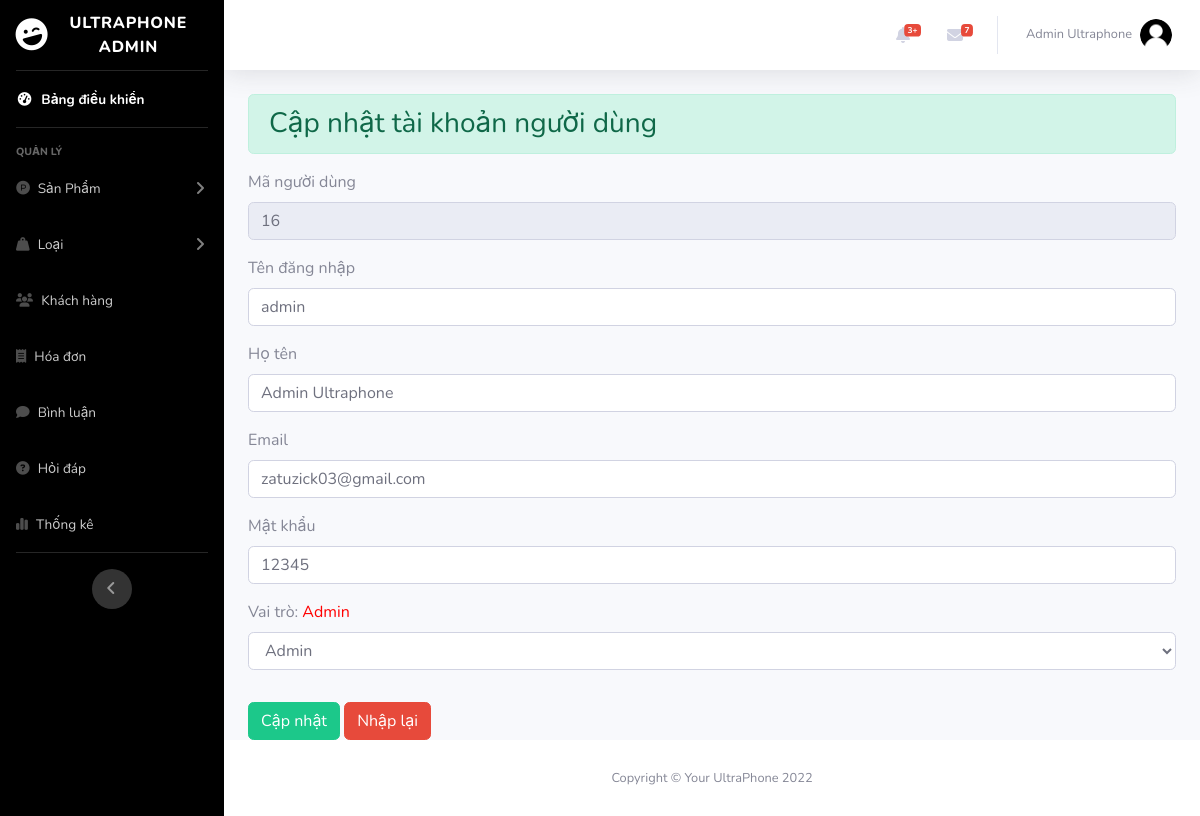
The app's page /admin/index.php?act=edit_user&id_user=16 (signed in), older data.
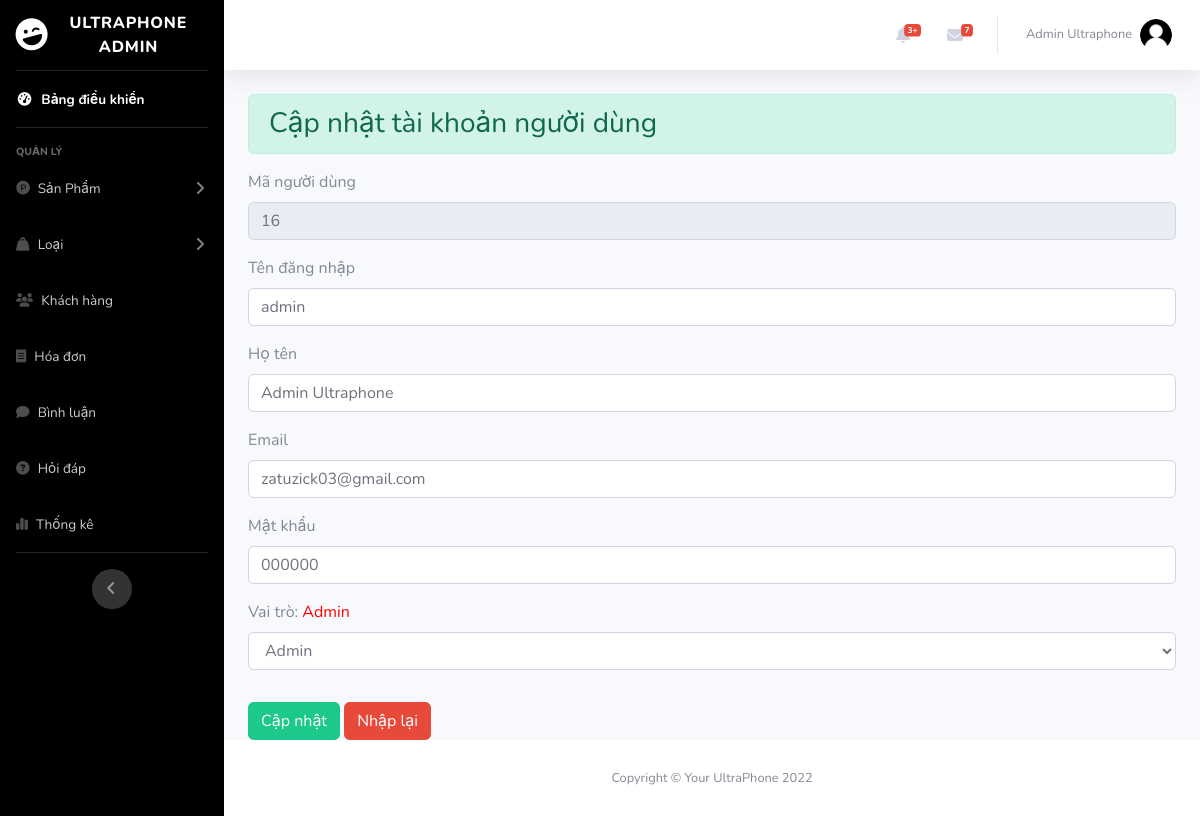
The same page, newer data.
### tables this page shows
CREATE TABLE `user` (
  `id_user` int(11) NOT NULL,
  `user_name` varchar(50) NOT NULL,
  `password` varchar(50) NOT NULL,
  `full_name` varchar(255) NOT NULL,
  `sex` tinyint(4) NOT NULL DEFAULT 0,
  `email_user` varchar(255) NOT NULL,
  `address` varchar(255) NOT NULL,
  `phone_user` varchar(25) NOT NULL,
  `img_user` varchar(255) NOT NULL,
  `register_date` date DEFAULT NULL,
  `last_login` date DEFAULT NULL,
  `role` tinyint(1) NOT NULL DEFAULT 0
);

### admin/controller/controller.php (called while the page is built)
<?php
function render($path, $data = [])
{
    extract($data);
    $view = "view/" . $path . ".php";
    include_once $view;
}

### admin/model/pdo.php (called while the page is built, shortened)
<?php
function pdo_get_connection(){
    $dburl = "mysql:host=127.0.0.1;dbname=ultraphone;charset=utf8";
    $username = 'root';
    $password = '';
    $conn = new PDO($dburl, $username, $password);
    $conn->setAttribute(PDO::ATTR_ERRMODE, PDO::ERRMODE_EXCEPTION);
    return $conn;
}
function pdo_query_one($sql){
    $sql_args = array_slice(func_get_args(), 1);
    try{
        $conn = pdo_get_connection();
        $stmt = $conn->prepare($sql);
        $stmt->execute($sql_args);
        $row = $stmt->fetch(PDO::FETCH_ASSOC);
        return $row;
    }
    catch(PDOException $e){
        throw $e;
    }
    finally{
        unset($conn);
    }
}

### admin/model/nguoidung.php (called while the page is built, shortened)
<?php
function loadone_user($id_user)
{
    $sql = "SELECT * FROM user WHERE id_user=" . $id_user;
    $user = pdo_query_one($sql);
    return $user;
}

### admin/view/update_user.php (the view, shortened to what this page needs)
<?php include_once "header.php" ?>
<body id="page-top">
  <div id="wrapper">
    <?php include_once "nav.php" ?>
    <div class="container-fluid">
      <div>
        <h3 class="alert alert-success">Cập nhật tài khoản người dùng</h3>
      </div>
      <div class="form-addcate">
        <form action="index.php?act=update_user" method="post">
          <?php if (is_array($user))
            extract($user);
          ?>
          <div class="form-group mt-3">
            <label for="formGroupExampleInput" class="font-lb">Mã người dùng</label>
            <input type="text" name="id_user" class="form-control" placeholder="Mã KH(auto increase)" value="<?= $id_user ?>" disabled>
          </div>
          <div class="form-group mt-3">
            <label for="formGroupExampleInput" class="font-lb">Tên đăng nhập</label>
            <input type="text" name="user_name" class="form-control" placeholder="Nhập tên dùng để đăng nhập" value="<?= $user_name ?>">
          </div>
          <div class="form-group mt-3">
            <label for="formGroupExampleInput" class="font-lb">Họ tên</label>
            <input type="text" name="full_name" class="form-control" placeholder="Nhập họ và tên người dùng" value="<?= $full_name ?>">
          </div>
          <div class="form-group mt-3">
            <label for="formGroupExampleInput" class="font-lb">Email</label>
            <input type="email" name="email_user" class="form-control" placeholder="Nhập email người dùng" value="<?= $email_user ?>">
          </div>
          <div class="form-group mt-3">
            <label for="formGroupExampleInput" class="font-lb">Mật khẩu</label>
            <input type="text" name="password" class="form-control" placeholder="Nhập mật khẩu muốn thay đổi" value="<?= $password ?>">
          </div>
          <div class="form-group">
            <label for="">Vai trò: <span style="color:red">
                <?php if ($role == 1) {
                  echo "Admin";
                } else {
                  echo "Thành viên";
                } ?></span></label>
            <select required class="form-control" name="role" id="">
              <?php $arr = array('0' => 'Thành Viên', '1' => 'Admin'); ?>
              <?php foreach ($arr as $key => $value) { ?>
                <option value="<?php echo $key; ?>" <?php echo $key ==  $role ? ' selected="selected"' : ''; ?>><?php echo $value; ?></option>
              <?php } ?>
            </select>
          </div>
          <div class="wrap-btn">
            <input type="submit" name="btn_update" class="btn btn-success mt-3" value="Cập nhật">
            <input type="reset" class="btn btn-danger mt-3" value="Nhập lại">
          </div>
        </form>
      </div>
    </div>
  </div>
  <?php include_once "footer.php" ?>

Row changes from the older to the newer data that the page shows:
changed user "admin": password "12345" → "000000"
